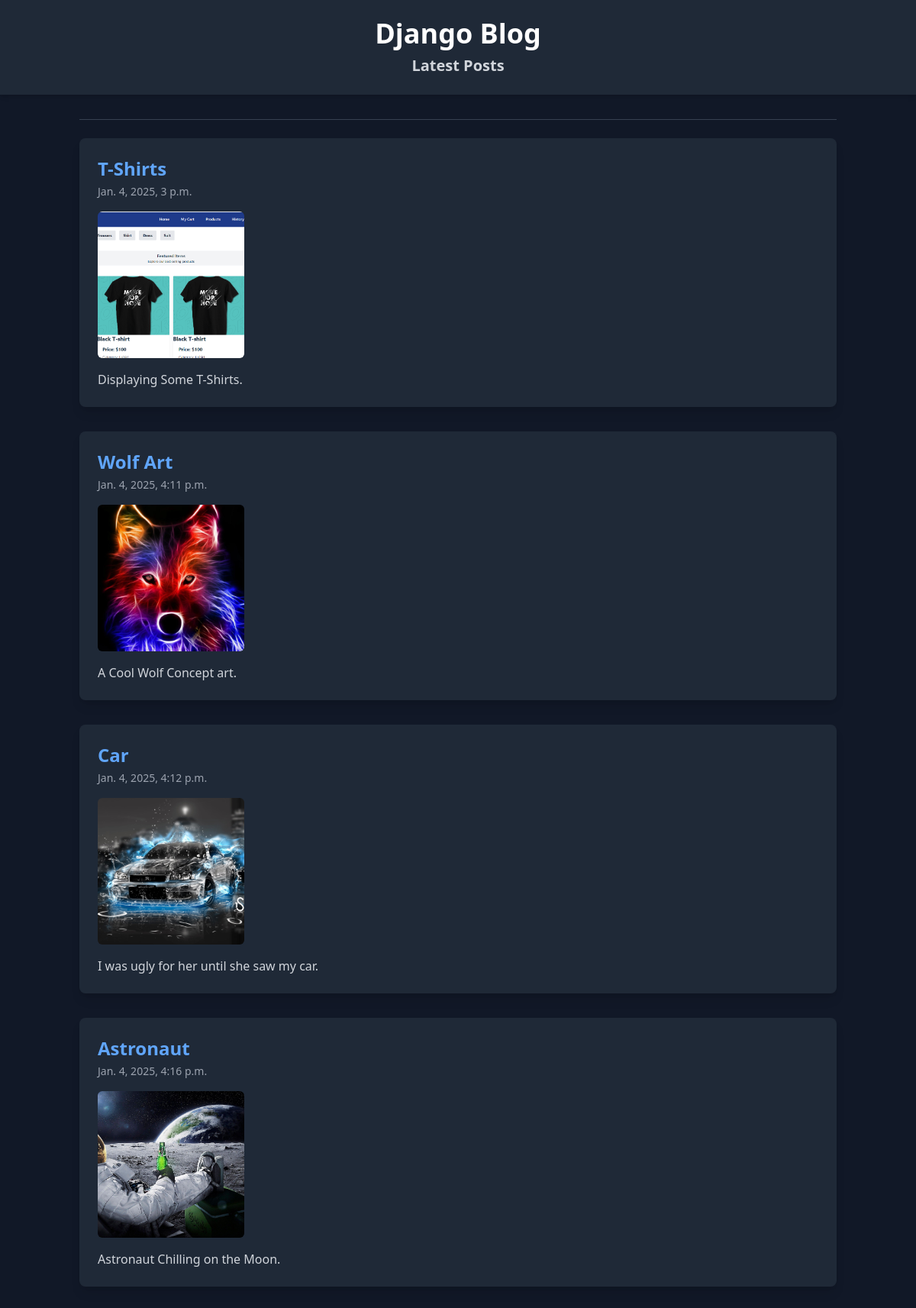
The page / on the database its author committed.
### blog/models.py (models this page shows, shortened)
class Post(models.Model):
    title=models.CharField(max_length=100)
    public_date=models.DateTimeField()
    image=models.ImageField(upload_to='images/')
    body=models.TextField()
    def summary(self):
        return self.body[:100]

### blog/views.py (the view)
# urls.py: path('', views.allpost,name='allpost'),
def allpost(request):
    post=Post.objects
    return render(request, 'post.html',{'post':post})

### blog/templates/post.html (shortened to what this page needs)
<!DOCTYPE html>
<html lang="en">
<head>
    <script src="https://cdn.tailwindcss.com"></script>
</head>
<body class="bg-gray-900 text-gray-200 min-h-screen flex flex-col items-center">
    <header class="w-full py-6 bg-gray-800 shadow-md">
        <h1 class="text-4xl font-bold text-center text-white">Django Blog</h1>
        <h2 class="text-xl font-semibold text-center text-gray-300 mt-2">Latest Posts</h2>
    </header>
    <main class="container mx-auto px-4 py-8">
        <hr class="border-gray-700 mb-6">
        <div class="space-y-8">
            {% for post in post.all %}
            <div class="bg-gray-800 p-6 rounded-lg shadow-lg">
                <a href="{% url 'detail' post.id %}" class="block text-2xl font-bold text-blue-400 hover:underline">
                    {{ post.title }}
                </a>
                <p class="text-gray-400 text-sm mt-1">{{ post.public_date }}</p>
                <div class="mt-4">
                    <img src="{{ post.image.url }}" alt="{{ post.title }}" class="w-48 h-48 object-cover rounded-md">
                </div>
                <p class="mt-4 text-gray-300">{{ post.summary }}</p>
            </div>
            {% endfor %}
        </div>
    </main>
</body>
</html>

### rows shown on the page
Post: title "T-Shirts", public_date "Jan. 4, 2025, 3 p.m.", image (picture), summary "Displaying Some T-Shirts."
Post: title "Wolf Art", public_date "Jan. 4, 2025, 4:11 p.m.", image (picture), summary "A Cool Wolf Concept art."
Post: title "Car", public_date "Jan. 4, 2025, 4:12 p.m.", image (picture), summary "I was ugly for her until she saw my car."
Post: title "Astronaut", public_date "Jan. 4, 2025, 4:16 p.m.", image (picture), summary "Astronaut Chilling on the Moon."
